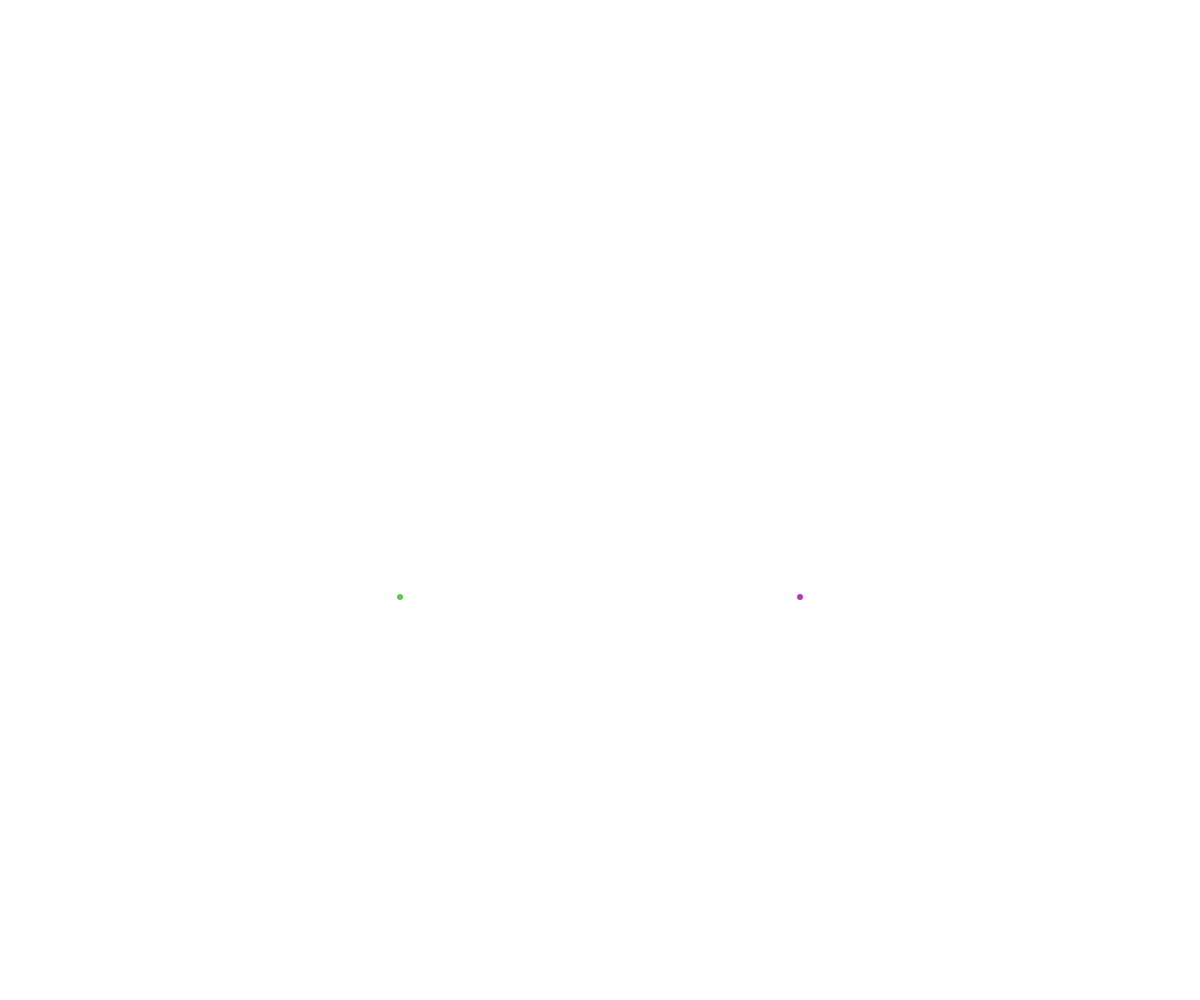
Frame 1 (no input)
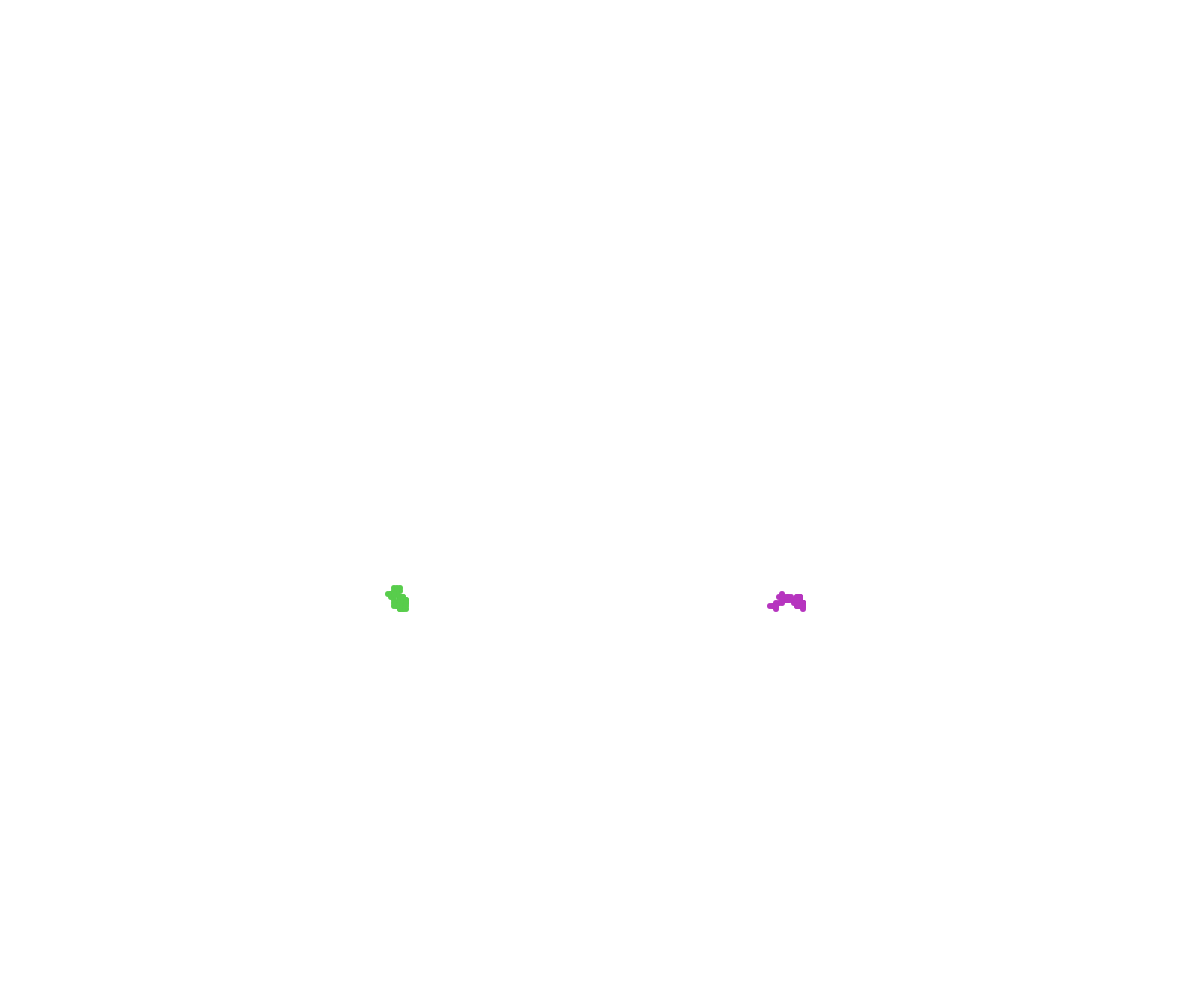
Frame 60 (no input)
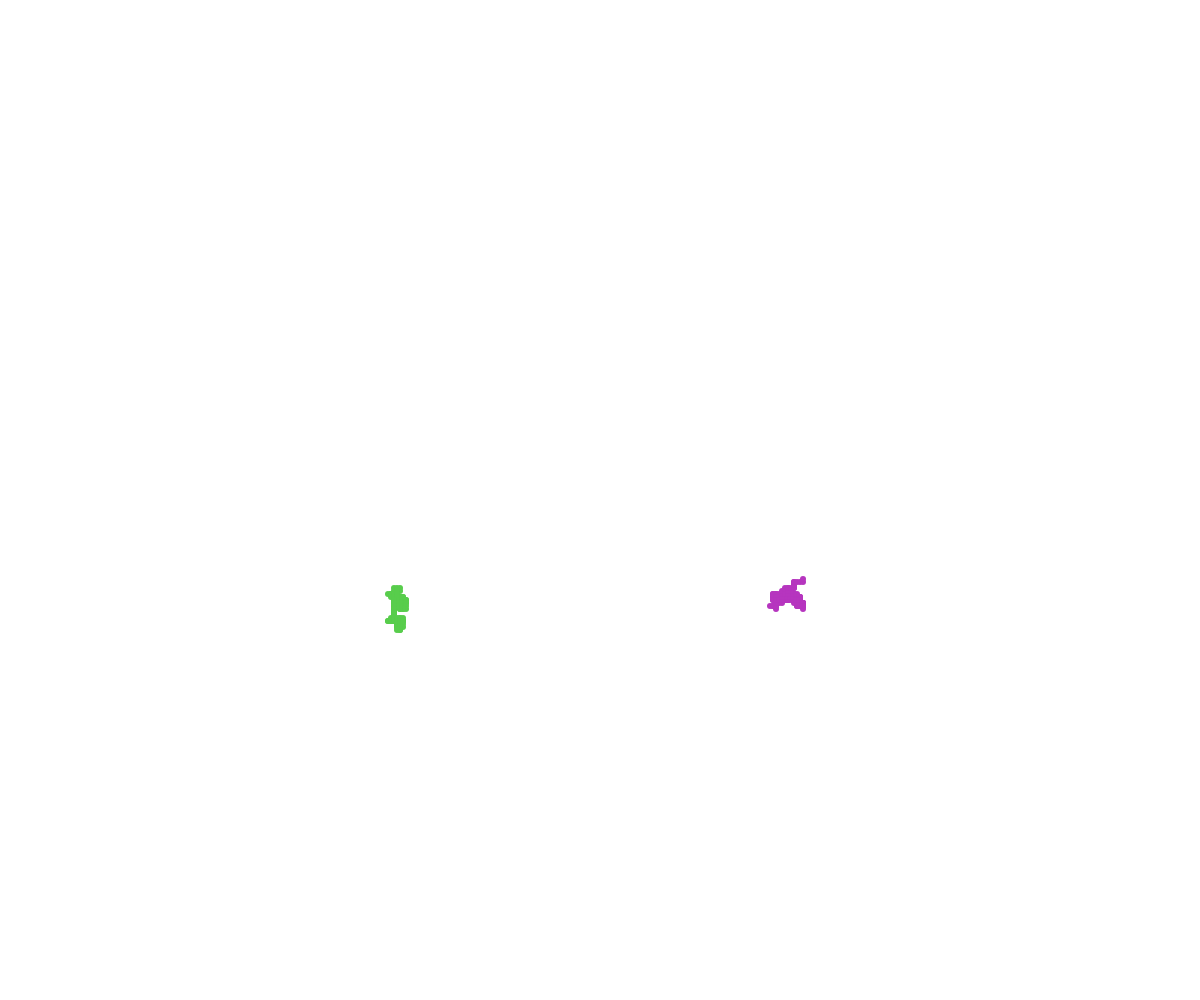
Frame 120 (the mouse pressed at the canvas centre since frame 60)

The p5.js sketch that drew these frames (run headless with seeded random() and noise() and a simulated clock; from frame 60 on, the mouse is pressed at the canvas centre):

// p5.js sketch
// ── sketch.js

let george;
let jenna;

function setup(){
    createCanvas(windowWidth, windowHeight);
    george = new Walker(width/2 + 200, width/2);
    jenna = new Walker(width/2 - 200, width/2);
}

function draw(){
    george.move();
    jenna.move();
    george.display();
    jenna.display();
}

class Walker {
    constructor(x, y) {
        this.x = x;
        this.y = y;
        this.fillColor = color(random(255), random(255), random(255));
        this.stepSize = 3;
        this.radius = 3;
    }

    display() {
        fill(this.fillColor);
        noStroke();
        circle(this.x, this.y, this.radius * 2);
    }

    move() {
        let choice = random(100);
        if (choice < 25){
            this.y -= this.stepSize;
        }
        else if (choice < 50){
            this.y += this.stepSize;
        }
        else if (choice < 75){
            this.x -= this.stepSize;
        }
        else {
            this.x += this.stepSize;
        }
    }
}
